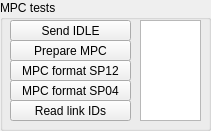
       <widget class="QGroupBox" name="groupBox_2">
        <property name="geometry">
         <rect>
          <x>10</x>
          <y>230</y>
          <width>211</width>
          <height>131</height>
         </rect>
        </property>
        <property name="title">
         <string>MPC tests</string>
        </property>
        <widget class="QPushButton" name="mcp_format_button">
         <property name="geometry">
          <rect>
           <x>10</x>
           <y>60</y>
           <width>121</width>
           <height>21</height>
          </rect>
         </property>
         <property name="text">
          <string>MPC format SP12</string>
         </property>
        </widget>
        <widget class="QPushButton" name="mpc_status_button">
         <property name="geometry">
          <rect>
           <x>10</x>
           <y>80</y>
           <width>121</width>
           <height>21</height>
          </rect>
         </property>
         <property name="text">
          <string>MPC format SP04</string>
         </property>
        </widget>
        <widget class="QPushButton" name="send_idle_button">
         <property name="geometry">
          <rect>
           <x>10</x>
           <y>20</y>
           <width>121</width>
           <height>21</height>
          </rect>
         </property>
         <property name="text">
          <string>Send IDLE</string>
         </property>
        </widget>
        <widget class="QListWidget" name="mpc_test_list">
         <property name="geometry">
          <rect>
           <x>140</x>
           <y>20</y>
           <width>61</width>
           <height>101</height>
          </rect>
         </property>
         <property name="currentRow">
          <number>-1</number>
         </property>
        </widget>
        <widget class="QPushButton" name="prep_mpc_button">
         <property name="geometry">
          <rect>
           <x>10</x>
           <y>40</y>
           <width>121</width>
           <height>21</height>
          </rect>
         </property>
         <property name="text">
          <string>Prepare MPC</string>
         </property>
        </widget>
        <widget class="QPushButton" name="read_link_ids_button">
         <property name="geometry">
          <rect>
           <x>10</x>
           <y>100</y>
           <width>121</width>
           <height>21</height>
          </rect>
         </property>
         <property name="text">
          <string>Read link IDs</string>
         </property>
        </widget>
       </widget>
